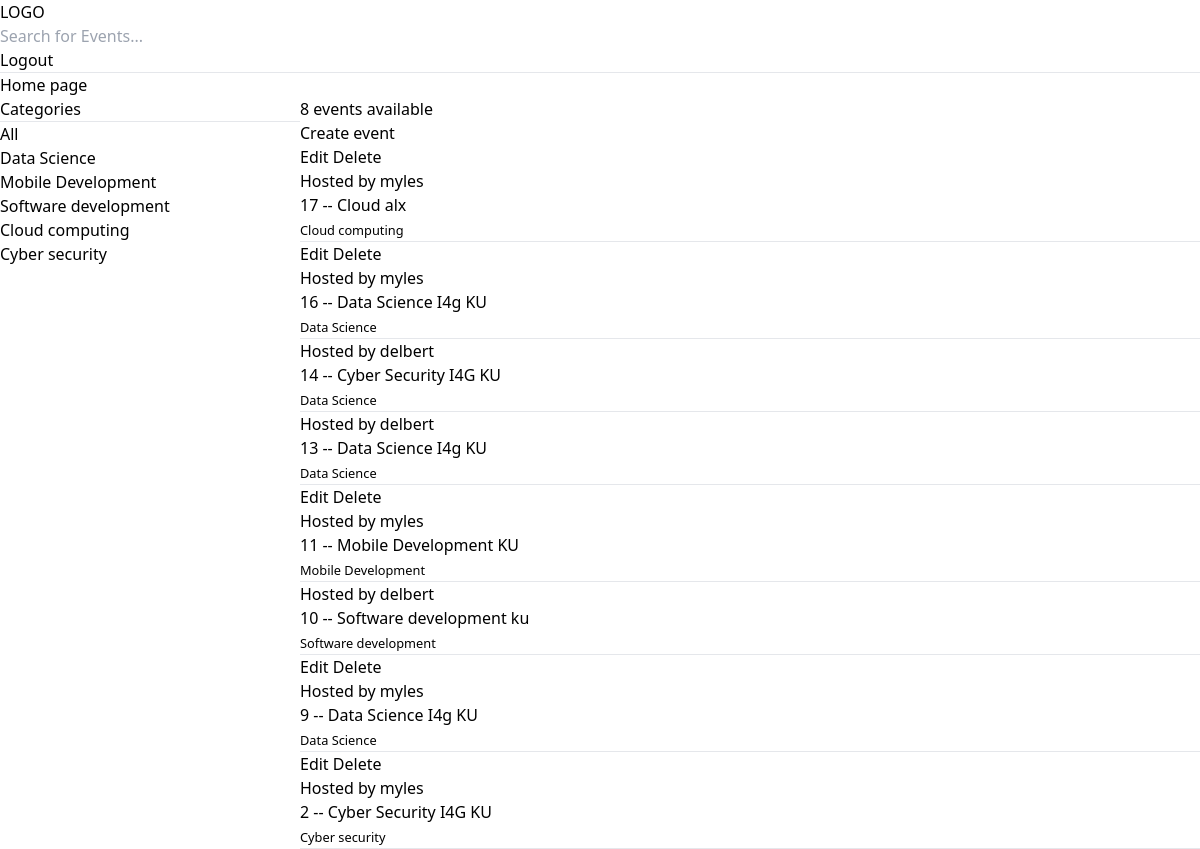
The app's page / (signed in) with its own data.
### base/models.py (models this page shows, shortened)
class Topic(models.Model):
    name = models.CharField(max_length=100)

class Event(models.Model):
    host = models.ForeignKey(User, on_delete=models.SET_NULL, null=True)
    topic = models.ForeignKey(Topic, on_delete=models.SET_NULL, null=True)
    name = models.CharField(max_length=50)
    description = models.TextField(null=True, blank=True)
    updated = models.DateTimeField(auto_now=True)
    created = models.DateTimeField(auto_now_add=True)
    class Meta:
        ordering = ['-updated', '-created']

### base/views.py (the view)
# urls.py: path('', views.home, name="home"),
def home(request):
    events = Event.objects.all()
    topics = Topic.objects.all()
    q = request.GET.get('q') if request.GET.get('q') != None else '' #variable to query
    events = Event.objects.filter(Q(topic__name__icontains=q) | Q(name__icontains=q) | Q(host__username__icontains=q)) #Filters the events according to the topic name
    event_count = events.count()
    context = {'events': events, 'topics':topics, 'event_count':event_count}
    return render(request, 'base/home.html',context)

### base/templates/base/home.html (shortened to what this page needs)
{% extends 'main.html'  %}
{% block content  %}
<h1>Home page</h1>
<div class="home-container">
    <div>
        Categories
        <hr>
        <div>
            <a href="{% url 'home'%}">All</a>
        </div>
        {% for topic in topics%}
            <div>
                <a href="{% url 'home'%}?q={{topic.name}}" class="text-red-600">{{topic.name}}</a>
            </div>
        {% endfor %}
    </div>
    <div>
        <h3> {{event_count}} events available</h3>
        <a href="{% url 'create-event' %}">Create event</a>
    {% for event in events %}
    <div>
        {% if user.is_authenticated %}
            {% if user == event.host %}
            <a href="{% url 'update-event' event.id%}">Edit</a>
            <a href="{% url 'delete-event' event.id %}">Delete</a>
            {% endif %}
        {% endif%}
        <h6>Hosted by {{event.host.username}}</h6>
        <h5> {{event.id}} -- <a href="{% url 'event' event.id %}"> {{event.name}}</a></h5>
        <small>{{event.topic.name}}</small>
        <hr>
    </div>
    {% endfor %}
    </div>
</div>
{%  endblock %}

### base/templates/base/home.html (style rules this page uses)
.home-container { display: grid; grid-template-columns: 1fr 3fr; }

### records on screen
Topic: name "Data Science"
Topic: name "Mobile Development"
Topic: name "Software development"
Topic: name "Cloud computing"
Topic: name "Cyber security"
Event: shows "Edit", host.username "myles", id "17", name "Cloud alx", topic.name "Cloud computing"
Event: shows "Edit", host.username "myles", id "16", name "Data Science I4g KU", topic.name "Data Science"
Event: host.username "delbert", id "14", name "Cyber Security I4G KU", topic.name "Data Science"
Event: host.username "delbert", id "13", name "Data Science I4g KU", topic.name "Data Science"
Event: shows "Edit", host.username "myles", id "11", name "Mobile Development KU", topic.name "Mobile Development"
Event: host.username "delbert", id "10", name "Software development ku", topic.name "Software development"
Event: shows "Edit", host.username "myles", id "9", name "Data Science I4g KU", topic.name "Data Science"
Event: shows "Edit", host.username "myles", id "2", name "Cyber Security I4G KU", topic.name "Cyber security"

### other values on screen
{{ event_count }} "8"
